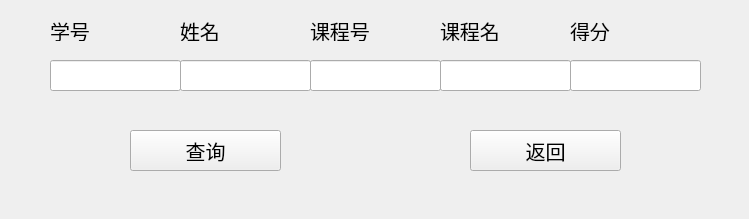
<?xml version="1.0" encoding="UTF-8"?>
<ui version="4.0">
 <class>Form</class>
 <widget class="QWidget" name="Form">
  <property name="geometry">
   <rect>
    <x>0</x>
    <y>0</y>
    <width>749</width>
    <height>219</height>
   </rect>
  </property>
  <property name="minimumSize">
   <size>
    <width>749</width>
    <height>219</height>
   </size>
  </property>
  <property name="maximumSize">
   <size>
    <width>749</width>
    <height>219</height>
   </size>
  </property>
  <property name="windowTitle">
   <string>Form</string>
  </property>
  <widget class="QLineEdit" name="lineEdit_1">
   <property name="geometry">
    <rect>
     <x>50</x>
     <y>60</y>
     <width>131</width>
     <height>31</height>
    </rect>
   </property>
  </widget>
  <widget class="QLineEdit" name="lineEdit_2">
   <property name="geometry">
    <rect>
     <x>180</x>
     <y>60</y>
     <width>131</width>
     <height>31</height>
    </rect>
   </property>
  </widget>
  <widget class="QLineEdit" name="lineEdit_3">
   <property name="geometry">
    <rect>
     <x>310</x>
     <y>60</y>
     <width>131</width>
     <height>31</height>
    </rect>
   </property>
  </widget>
  <widget class="QLineEdit" name="lineEdit_4">
   <property name="geometry">
    <rect>
     <x>440</x>
     <y>60</y>
     <width>131</width>
     <height>31</height>
    </rect>
   </property>
  </widget>
  <widget class="QLineEdit" name="lineEdit_5">
   <property name="geometry">
    <rect>
     <x>570</x>
     <y>60</y>
     <width>131</width>
     <height>31</height>
    </rect>
   </property>
  </widget>
  <widget class="QPushButton" name="pushButton">
   <property name="geometry">
    <rect>
     <x>130</x>
     <y>130</y>
     <width>151</width>
     <height>41</height>
    </rect>
   </property>
   <property name="font">
    <font>
     <family>楷体</family>
     <pointsize>15</pointsize>
    </font>
   </property>
   <property name="text">
    <string>查询</string>
   </property>
  </widget>
  <widget class="QPushButton" name="pushButton_2">
   <property name="geometry">
    <rect>
     <x>470</x>
     <y>130</y>
     <width>151</width>
     <height>41</height>
    </rect>
   </property>
   <property name="font">
    <font>
     <family>楷体</family>
     <pointsize>15</pointsize>
    </font>
   </property>
   <property name="text">
    <string>返回</string>
   </property>
  </widget>
  <widget class="QLabel" name="label">
   <property name="geometry">
    <rect>
     <x>50</x>
     <y>20</y>
     <width>71</width>
     <height>21</height>
    </rect>
   </property>
   <property name="font">
    <font>
     <family>楷体</family>
     <pointsize>15</pointsize>
    </font>
   </property>
   <property name="text">
    <string>学号</string>
   </property>
  </widget>
  <widget class="QLabel" name="label_2">
   <property name="geometry">
    <rect>
     <x>180</x>
     <y>20</y>
     <width>71</width>
     <height>21</height>
    </rect>
   </property>
   <property name="font">
    <font>
     <family>楷体</family>
     <pointsize>15</pointsize>
    </font>
   </property>
   <property name="text">
    <string>姓名</string>
   </property>
  </widget>
  <widget class="QLabel" name="label_3">
   <property name="geometry">
    <rect>
     <x>310</x>
     <y>20</y>
     <width>71</width>
     <height>21</height>
    </rect>
   </property>
   <property name="font">
    <font>
     <family>楷体</family>
     <pointsize>15</pointsize>
    </font>
   </property>
   <property name="text">
    <string>课程号</string>
   </property>
  </widget>
  <widget class="QLabel" name="label_4">
   <property name="geometry">
    <rect>
     <x>440</x>
     <y>20</y>
     <width>91</width>
     <height>21</height>
    </rect>
   </property>
   <property name="font">
    <font>
     <family>楷体</family>
     <pointsize>15</pointsize>
    </font>
   </property>
   <property name="text">
    <string>课程名</string>
   </property>
  </widget>
  <widget class="QLabel" name="label_5">
   <property name="geometry">
    <rect>
     <x>570</x>
     <y>20</y>
     <width>91</width>
     <height>21</height>
    </rect>
   </property>
   <property name="font">
    <font>
     <family>楷体</family>
     <pointsize>15</pointsize>
    </font>
   </property>
   <property name="text">
    <string>得分</string>
   </property>
  </widget>
 </widget>
 <resources/>
 <connections/>
</ui>
